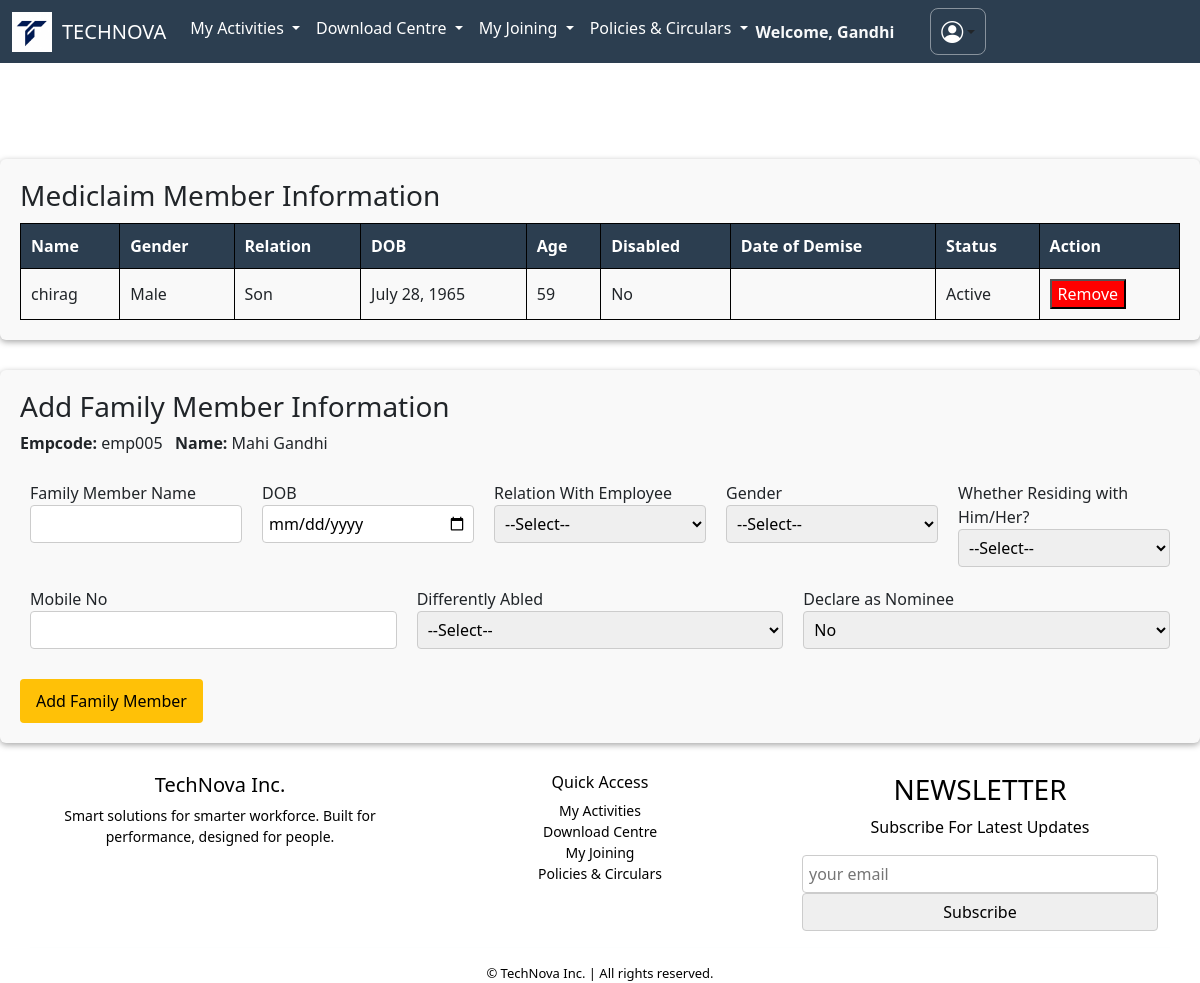
Page /family_info/ (signed in) on the committed database.
### apps/dashboard/models.py (models this page shows, shortened)
class BaseClass(models.Model):
    id = models.UUIDField(primary_key=True, default=uuid.uuid4, editable=False)
    created_at = models.DateTimeField(auto_now_add=True)
    updated_at = models.DateTimeField(auto_now=True)
    class Meta:
        abstract = True

class Employee(BaseClass):
    employee_id = models.CharField(max_length=10, unique=True, blank=True)
    first_name = models.CharField(max_length=255,null=False,blank=False)
    last_name = models.CharField(max_length=255,null=False,blank=False)
    company_email = models.EmailField(unique=True,null=False,blank=False)
    pvt_email = models.EmailField(unique=True,null=False,blank=False)
    mobile = models.CharField(max_length=15,null=False,blank=False)
    password = models.CharField(max_length=8, blank=True,null=False)
    doj = models.DateField(verbose_name="Date of Joining",null=False,blank=False)
    dob = models.DateField(verbose_name="Date of Birth", default="2000-01-01")
    location = models.CharField(max_length=100, blank=True, null=True)
    designation = models.CharField(max_length=100, blank=True, null=True)
    department = models.CharField(max_length=100, blank=True, null=True)
    manager = models.CharField(max_length=100, blank=True, null=True)
    photo = models.ImageField(upload_to='employee_photos/', default='default.jpg')

class FamilyMember(BaseClass):
    employee = models.ForeignKey(Employee, on_delete=models.CASCADE)
    name = models.CharField(max_length=100)
    dob = models.DateField()
    age = models.PositiveIntegerField()
    relation = models.CharField(max_length=50)
    gender = models.CharField(max_length=10)
    residing_with = models.CharField(max_length=10)  # Yes/No
    mobile = models.CharField(max_length=15)
    differently_abled = models.CharField(max_length=10)  # Yes/No
    nominee = models.CharField(max_length=10)  # Yes/No
    disabled = models.BooleanField(default=False)
    date_of_demise = models.DateField(null=True, blank=True)

### apps/dashboard/views.py (the view, shortened to what this page needs)
# urls.py: path('family_info/', family_info, name='family_info'),
def family_info(request):
    employee_id = request.session.get('employee_id')
    if not employee_id:
        return redirect('emplogin')
    employee = Employee.objects.get(employee_id=employee_id)
    family_members = FamilyMember.objects.filter(employee=employee)
    return render(request, 'dashboard/family_info.html', {
        'employee': employee,
        'family_members': family_members
    })

### apps/dashboard/templates/dashboard/family_info.html (shortened to what this page needs)
{% extends 'dashboard/base.html' %}
{% block body %}
</head>
<body>
    <br></br>
    <div class="section">
        <h3>Mediclaim Member Information</h3>
        <table>
            <thead>
                <tr>
                    <th>Name</th>
                    <th>Gender</th>
                    <th>Relation</th>
                    <th>DOB</th>
                    <th>Age</th>
                    <th>Disabled</th>
                    <th>Date of Demise</th>
                    <th>Status</th>
                    <th>Action</th>
                </tr>
            </thead>
            <tbody>
                {% for member in family_members %}
                <tr>
                    <td>{{ member.name }}</td>
                    <td>{{ member.gender }}</td>
                    <td>{{ member.relation }}</td>
                    <td>{{ member.dob }}</td>
                    <td>{{ member.age }}</td>
                    <td>{{ member.differently_abled }}</td>
                    <td>{{ member.date_of_demise|default:"" }}</td>
                    <td>Active</td>
                    <td><button style="background:red;color:white;">Remove</button></td>
                </tr>
                {% empty %}
                <tr>
                    <td colspan="9">No family members found.</td>
                </tr>
                {% endfor %}
            </tbody>
        </table>
    </div>
    <div class="section">
        <h3>Add Family Member Information</h3>
        <p><strong>Empcode:</strong> {{ employee.employee_id }} &nbsp; <strong>Name:</strong> {{ employee.first_name }}
            {{ employee.last_name }}</p>
        <form method="POST">
            <div class="form-row">
                <div class="form-group">
                    <label>Family Member Name</label>
                    <input type="text" name="name" required>
                </div>
                <div class="form-group">
                    <label>DOB</label>
                    <input type="date" name="dob" required>
                </div>
                <div class="form-group">
                    <label>Relation With Employee</label>
                    <select name="relation" required>
                        <option value="">--Select--</option>
                    </select>
                </div>
                <div class="form-group">
                    <label>Gender</label>
                    <select name="gender" required>
                        <option value="">--Select--</option>
                    </select>
                </div>
                <div class="form-group">
                    <label>Whether Residing with Him/Her?</label>
                    <select name="residing_with">
                        <option value="">--Select--</option>
                    </select>
                </div>
                <div class="form-group">
                    <label>Mobile No</label>
                    <input type="text" name="mobile">
                </div>
                <div class="form-group">
                    <label>Differently Abled</label>
                    <select name="differently_abled">
                        <option value="">--Select--</option>
                    </select>
                </div>
                <div class="form-group">
                    <label>Declare as Nominee</label>
                    <select name="nominee">
                        <option value="No">No</option>
                    </select>
                </div>
            </div>
            <button class="submit-btn" type="submit">Add Family Member</button>
        </form>
    </div>
</body>
{% endblock %}

### apps/dashboard/templates/dashboard/base.html (shortened to what this page needs)
<!DOCTYPE html>
<html lang="en">
<head>
  <link href="https://cdn.jsdelivr.net/npm/bootstrap@5.3.6/dist/css/bootstrap.min.css"
 rel="stylesheet" />
  <link rel="stylesheet" href="https://cdnjs.cloudflare.com/ajax/libs/font-awesome/6.5.0/css/all.min.css">
 <link rel="stylesheet" href="https://cdnjs.cloudflare.com/ajax/libs/font-awesome/6.4.0/css/all.min.css">
  <link rel="stylesheet" href="https://cdnjs.cloudflare.com/ajax/libs/font-awesome/6.4.0/css/all.min.css">
  <link rel="stylesheet" href="https://cdn.jsdelivr.net/npm/bootstrap-icons@1.11.3/font/bootstrap-icons.css">
</head>
<body>
  <nav class="navbar navbar-expand-lg navbar-cyan">
    <div class="container-fluid">
      <img src="/media/]logoog.jpg" alt="Login Banner"
        style="height: 40px; width: auto; object-fit: contain; vertical-align: middle; margin-right: 10px;">
      <a class="navbar-brand" href="{% url 'index_inner' %}">TECHNOVA</a>
      <div class="collapse navbar-collapse" id="navbarScroll">
        <ul class="navbar-nav me-auto my-2 my-lg-0 navbar-nav-scroll" style="--bs-scroll-height: 100px;">
          <li class="nav-item dropdown">
            <a class="nav-link dropdown-toggle" href="#" role="button" data-bs-toggle="dropdown" aria-expanded="false">
              My Activities
            </a>
          </li>
          <li class="nav-item dropdown">
            <a class="nav-link dropdown-toggle" href="#" role="button" data-bs-toggle="dropdown" aria-expanded="false">
              Download Centre
            </a>
          </li>
          <li class="nav-item dropdown">
            <a class="nav-link dropdown-toggle" href="#" role="button" data-bs-toggle="dropdown" aria-expanded="false">
              My Joining
            </a>
          </li>
          <li class="nav-item dropdown">
            <a class="nav-link dropdown-toggle" href="#" role="button" data-bs-toggle="dropdown" aria-expanded="false">
              Policies & Circulars
            </a>
          </li>
<div class="d-flex align-items-center ms-auto">
            {% if request.session.employee_name %}
            <span class="me-3 text-light fw-bold">Welcome, {{ request.session.employee_name }}</span>
            {% endif %}
<div class="dropdown d-flex align-items-center ms-auto">
  <button class="btn dropdown-toggle d-flex align-items-center justify-content-center"
          type="button" id="userMenu" data-bs-toggle="dropdown" aria-expanded="false"
          style="background-color: transparent; border: 1px solid #ffffff70; padding: 6px 10px; border-radius: 8px;">
    <i class="bi bi-person-circle" style="font-size: 22px; color: white;"></i>
  </button>
</div>
      </div>
    </div>
  </nav>
  <BR></BR>
  {% block body %}
  {% endblock %}
  <footer class="mt-4" style="background: #ffffff; color: black; ">
    <div class="container text-center">
      <div class="row">
        <div class="col-md-4 mb-3">
          <h5>TechNova Inc.</h5>
          <p style="font-size: 14px;">Smart solutions for smarter workforce. Built for performance, designed for people.
          </p>
        </div>
        <div class="col-md-4 mb-3">
          <h6>Quick Access</h6>
          <ul class="list-unstyled" style="font-size: 14px;">
            <li><a href="{% url 'claims_page' %}" class="text-black text-decoration-none">My Activities</a></li>
            <li><a href="{% url 'salary' %}" class="text-black text-decoration-none">Download Centre</a></li>
            <li><a href="{% url 'generalinfo' %}" class="text-black text-decoration-none">My Joining</a></li>
            <li><a href="{% url 'policy_and_circular' %}" class="text-black text-decoration-none">Policies &
                Circulars</a></li>
          </ul>
        </div>
        <div class="col-md-4 mb-3">
          <h3>NEWSLETTER</h3>
          <p>Subscribe For Latest Updates</p>
          <input type="email" placeholder="your email" class="email">
          <input type="submit" value="Subscribe" class="btn-btn-danger">
        </div>
        <hr class="border-light">
        <div style="font-size: 13px;">&copy; {{ current_year }} TechNova Inc. | All rights reserved.</div>
      </div>
  </footer>
</body>
</html>

### apps/dashboard/templates/dashboard/base.html (style rules this page uses)
html, body { height: 100%; margin: 0; background: #ffffff; }
.navbar-cyan { background-color: #2c3e50; }
.navbar-cyan .nav-link, .navbar-cyan .navbar-brand { color: #ffffff !important; }
.navbar-cyan .dropdown { color: black !important; }

### apps/dashboard/templates/dashboard/family_info.html (style rules this page uses)
body { font-family: 'Segoe UI', sans-serif; background: #ffffff; }
.section { margin-bottom: 30px; background: #f9f9f9; padding: 20px; border-radius: 6px; box-shadow: 0 2px 6px rgba(0.35, 0.35, 0.35, 0.35); }
table { padding: 30px; width: 100%; border-collapse: collapse; margin-top: 10px; border-color: black; }
th, td { padding: 10px; border: 1px solid #000000; }
th { background-color: #2c3e50; color: white; }
.form-row { display: flex; flex-wrap: wrap; margin-bottom: 10px; box-shadow: 0 2px 6px rgba(0, 0, 0, 0.0); }
.form-group { flex: 1; min-width: 200px; padding: 10px; }
input, select { width: 100%; padding: 6px; border: 1px solid #ccc; border-radius: 4px; }
.submit-btn { background: #FFC107; color: rgb(0, 0, 0); padding: 10px 16px; border: none; border-radius: 4px; margin-top: 10px; cursor: pointer; }

### rows in the picture
Employee: session.employee_name "Gandhi", employee_id "emp005", first_name "Mahi", last_name "Gandhi"
FamilyMember: name "chirag", gender "Male", relation "Son", dob "July 28, 1965", age "59", differently_abled "No"
